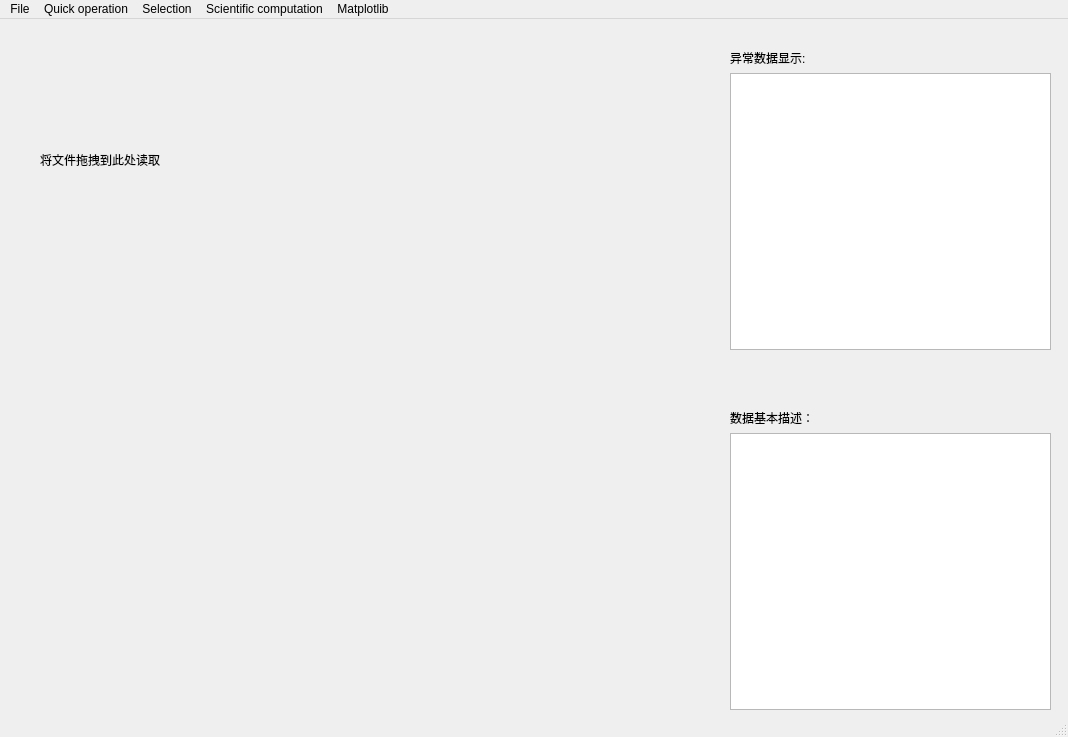
<?xml version="1.0" encoding="UTF-8"?>
<ui version="4.0">
 <class>MainWindow</class>
 <widget class="QMainWindow" name="MainWindow">
  <property name="geometry">
   <rect>
    <x>0</x>
    <y>0</y>
    <width>1068</width>
    <height>737</height>
   </rect>
  </property>
  <property name="windowTitle">
   <string>MainWindow</string>
  </property>
  <widget class="QWidget" name="centralwidget">
   <widget class="DataTableWidget" name="pandastablewidget" native="true">
    <property name="geometry">
     <rect>
      <x>0</x>
      <y>0</y>
      <width>711</width>
      <height>691</height>
     </rect>
    </property>
    <widget class="QLabel" name="label_2">
     <property name="geometry">
      <rect>
       <x>40</x>
       <y>120</y>
       <width>131</width>
       <height>41</height>
      </rect>
     </property>
     <property name="text">
      <string>将文件拖拽到此处读取</string>
     </property>
    </widget>
   </widget>
   <widget class="QWidget" name="layoutWidget">
    <property name="geometry">
     <rect>
      <x>730</x>
      <y>390</y>
      <width>321</width>
      <height>301</height>
     </rect>
    </property>
    <layout class="QVBoxLayout" name="verticalLayout">
     <item>
      <widget class="QLabel" name="label">
       <property name="text">
        <string>数据基本描述：</string>
       </property>
      </widget>
     </item>
     <item>
      <widget class="QTableView" name="tableView"/>
     </item>
    </layout>
   </widget>
   <widget class="QWidget" name="layoutWidget">
    <property name="geometry">
     <rect>
      <x>730</x>
      <y>30</y>
      <width>321</width>
      <height>301</height>
     </rect>
    </property>
    <layout class="QVBoxLayout" name="verticalLayout_2">
     <item>
      <widget class="QLabel" name="label_3">
       <property name="text">
        <string>异常数据显示:</string>
       </property>
      </widget>
     </item>
     <item>
      <widget class="QTableView" name="tableView_2"/>
     </item>
    </layout>
   </widget>
  </widget>
  <widget class="QMenuBar" name="menubar">
   <property name="geometry">
    <rect>
     <x>0</x>
     <y>0</y>
     <width>1068</width>
     <height>23</height>
    </rect>
   </property>
   <widget class="QMenu" name="menuFile">
    <property name="title">
     <string>File</string>
    </property>
    <widget class="QMenu" name="menuSave_as">
     <property name="title">
      <string>Save as..</string>
     </property>
     <addaction name="actionas_a_Csv_File"/>
     <addaction name="separator"/>
     <addaction name="actionas_a_Excel_file"/>
    </widget>
    <addaction name="actionOpen_file"/>
    <addaction name="separator"/>
    <addaction name="menuSave_as"/>
    <addaction name="separator"/>
    <addaction name="actionExit"/>
   </widget>
   <widget class="QMenu" name="menuQuick_operation">
    <property name="title">
     <string>Quick operation</string>
    </property>
    <addaction name="actionDelete_problematic_rows"/>
    <addaction name="separator"/>
    <addaction name="actionDelete_problematic_columns"/>
    <addaction name="separator"/>
    <addaction name="actionDelete_duplicate_values"/>
    <addaction name="separator"/>
    <addaction name="actionFill_problematic_columns_with"/>
    <addaction name="separator"/>
    <addaction name="actionForced_type_Conversion"/>
    <addaction name="separator"/>
    <addaction name="actionUpdating_all_the_Windows"/>
   </widget>
   <widget class="QMenu" name="menuSelect">
    <property name="title">
     <string>Selection</string>
    </property>
    <addaction name="actionread_only"/>
    <addaction name="separator"/>
    <addaction name="actioninplace"/>
   </widget>
   <widget class="QMenu" name="menuMatplotlib">
    <property name="title">
     <string>Matplotlib</string>
    </property>
    <addaction name="actionplot"/>
    <addaction name="separator"/>
    <addaction name="actionscatter"/>
    <addaction name="separator"/>
    <addaction name="actionpie"/>
    <addaction name="separator"/>
    <addaction name="actionbar"/>
    <addaction name="separator"/>
    <addaction name="actionbarh"/>
    <addaction name="separator"/>
    <addaction name="actionhist"/>
    <addaction name="separator"/>
   </widget>
   <widget class="QMenu" name="menuScientific_computation">
    <property name="title">
     <string>Scientific computation</string>
    </property>
    <addaction name="actionadd"/>
    <addaction name="separator"/>
    <addaction name="actionradd"/>
    <addaction name="separator"/>
    <addaction name="actionsub"/>
    <addaction name="separator"/>
    <addaction name="actionrsub"/>
    <addaction name="separator"/>
    <addaction name="actiondiv"/>
    <addaction name="separator"/>
    <addaction name="actionrdiv"/>
    <addaction name="separator"/>
    <addaction name="actionfloordiv"/>
    <addaction name="separator"/>
    <addaction name="actionrfloordiv"/>
    <addaction name="separator"/>
    <addaction name="actionpow"/>
    <addaction name="separator"/>
    <addaction name="actionrpow"/>
    <addaction name="separator"/>
    <addaction name="actioncorr"/>
    <addaction name="separator"/>
    <addaction name="actioncov"/>
    <addaction name="separator"/>
   </widget>
   <addaction name="menuFile"/>
   <addaction name="menuQuick_operation"/>
   <addaction name="menuSelect"/>
   <addaction name="menuScientific_computation"/>
   <addaction name="menuMatplotlib"/>
  </widget>
  <widget class="QStatusBar" name="statusbar"/>
  <action name="actionOpen_file">
   <property name="text">
    <string>Open_file</string>
   </property>
  </action>
  <action name="actionas_a_Csv_File">
   <property name="text">
    <string>as a Csv file</string>
   </property>
  </action>
  <action name="actionas_a_Excel_file">
   <property name="text">
    <string>as a Excel file</string>
   </property>
  </action>
  <action name="actionExit">
   <property name="text">
    <string>Exit</string>
   </property>
  </action>
  <action name="actionDelete_problematic_rows">
   <property name="text">
    <string>Delete problematic rows</string>
   </property>
  </action>
  <action name="actionDelete_problematic_columns">
   <property name="text">
    <string>Delete problematic columns</string>
   </property>
  </action>
  <action name="actionDelete_duplicate_values">
   <property name="text">
    <string>Delete duplicate values</string>
   </property>
  </action>
  <action name="actionUpdating_all_the_Windows">
   <property name="text">
    <string>Updating all the Windows</string>
   </property>
  </action>
  <action name="actionplot">
   <property name="text">
    <string>plot                             </string>
   </property>
  </action>
  <action name="actionread_only">
   <property name="text">
    <string>read only</string>
   </property>
  </action>
  <action name="actioninplace">
   <property name="text">
    <string>inplace</string>
   </property>
  </action>
  <action name="actionFill_problematic_columns_with">
   <property name="text">
    <string>Fill problematic columns with...</string>
   </property>
  </action>
  <action name="actionadd">
   <property name="text">
    <string>add</string>
   </property>
  </action>
  <action name="actionradd">
   <property name="text">
    <string>radd</string>
   </property>
  </action>
  <action name="actionsub">
   <property name="text">
    <string>sub</string>
   </property>
  </action>
  <action name="actionrsub">
   <property name="text">
    <string>rsub</string>
   </property>
  </action>
  <action name="actiondiv">
   <property name="text">
    <string>div</string>
   </property>
  </action>
  <action name="actionrdiv">
   <property name="text">
    <string>rdiv</string>
   </property>
  </action>
  <action name="actionfloordiv">
   <property name="text">
    <string>floordiv</string>
   </property>
  </action>
  <action name="actionrfloordiv">
   <property name="text">
    <string>rfloordiv</string>
   </property>
  </action>
  <action name="actionpow">
   <property name="text">
    <string>pow</string>
   </property>
  </action>
  <action name="actionrpow">
   <property name="text">
    <string>rpow</string>
   </property>
  </action>
  <action name="actionForced_type_Conversion">
   <property name="text">
    <string>Forced type Conversion</string>
   </property>
  </action>
  <action name="actionscatter">
   <property name="text">
    <string>scatter                        </string>
   </property>
  </action>
  <action name="actionpie">
   <property name="text">
    <string>pie                         </string>
   </property>
  </action>
  <action name="actionbar">
   <property name="text">
    <string>bar</string>
   </property>
  </action>
  <action name="actionbarh">
   <property name="text">
    <string>barh</string>
   </property>
  </action>
  <action name="actionhist">
   <property name="text">
    <string>hist</string>
   </property>
  </action>
  <action name="actioncorr">
   <property name="text">
    <string>corr</string>
   </property>
  </action>
  <action name="actioncov">
   <property name="text">
    <string>cov</string>
   </property>
  </action>
 </widget>
 <customwidgets>
  <customwidget>
   <class>DataTableWidget</class>
   <extends>QWidget</extends>
   <header>qtpandas.views.DataTableView</header>
   <container>1</container>
  </customwidget>
 </customwidgets>
 <resources>
  <include location="../qrc/icons.qrc"/>
 </resources>
 <connections/>
</ui>
